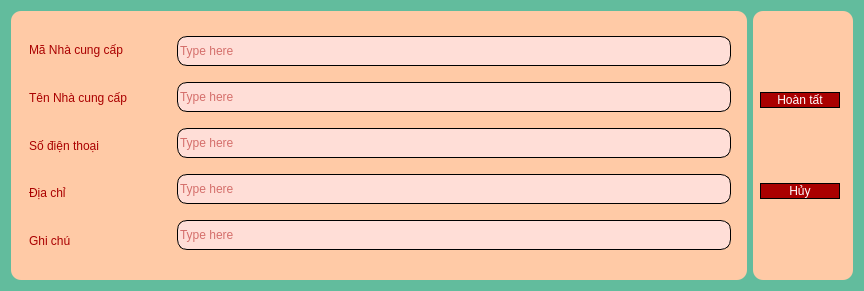
<?xml version="1.0" encoding="UTF-8"?>
<ui version="4.0">
 <class>Dialog</class>
 <widget class="QDialog" name="Dialog">
  <property name="geometry">
   <rect>
    <x>0</x>
    <y>0</y>
    <width>864</width>
    <height>291</height>
   </rect>
  </property>
  <property name="windowTitle">
   <string>Dialog</string>
  </property>
  <property name="styleSheet">
   <string notr="true">font: 87 8pt &quot;Shopee Display Black&quot;;

background-color: rgb(98, 188, 157);</string>
  </property>
  <layout class="QHBoxLayout" name="horizontalLayout">
   <item>
    <widget class="QWidget" name="terrrI" native="true">
     <property name="styleSheet">
      <string notr="true">border-radius: 10px;
background-color: rgb(255, 202, 166);</string>
     </property>
     <layout class="QHBoxLayout" name="horizontalLayout_6">
      <property name="spacing">
       <number>0</number>
      </property>
      <item>
       <widget class="QWidget" name="horizontalWidget_2" native="true">
        <property name="minimumSize">
         <size>
          <width>150</width>
          <height>0</height>
         </size>
        </property>
        <property name="styleSheet">
         <string notr="true">	color: rgb(170, 0, 0);
	font: 87 11pt &quot;Shopee Display Black&quot;;
border-radius: 10px;
background-color: rgb(255, 202, 166);</string>
        </property>
        <layout class="QVBoxLayout" name="verticalLayout_2">
         <item>
          <widget class="QLabel" name="label_5">
           <property name="styleSheet">
            <string notr="true">border-radius: 10px;</string>
           </property>
           <property name="text">
            <string>Mã Nhà cung cấp</string>
           </property>
          </widget>
         </item>
         <item>
          <widget class="QLabel" name="label_10">
           <property name="styleSheet">
            <string notr="true">border-radius: 10px;</string>
           </property>
           <property name="text">
            <string>Tên Nhà cung cấp</string>
           </property>
          </widget>
         </item>
         <item>
          <widget class="QLabel" name="label_8">
           <property name="styleSheet">
            <string notr="true">border-radius: 10px;</string>
           </property>
           <property name="text">
            <string>Số điện thoại</string>
           </property>
          </widget>
         </item>
         <item>
          <widget class="QLabel" name="label_7">
           <property name="styleSheet">
            <string notr="true">border-radius: 10px;</string>
           </property>
           <property name="text">
            <string>Địa chỉ</string>
           </property>
          </widget>
         </item>
         <item>
          <widget class="QLabel" name="label_6">
           <property name="styleSheet">
            <string notr="true">border-radius: 10px;</string>
           </property>
           <property name="text">
            <string>Ghi chú</string>
           </property>
          </widget>
         </item>
        </layout>
       </widget>
      </item>
      <item>
       <widget class="QWidget" name="horizontalWidget" native="true">
        <property name="minimumSize">
         <size>
          <width>150</width>
          <height>0</height>
         </size>
        </property>
        <property name="styleSheet">
         <string notr="true">	color: rgb(170, 0, 0);
	font: 87 11pt &quot;Shopee Display Black&quot;;
border-radius: 10px;
background-color: rgb(255, 202, 166);</string>
        </property>
        <layout class="QVBoxLayout" name="verticalLayout_5">
         <property name="spacing">
          <number>0</number>
         </property>
         <property name="leftMargin">
          <number>7</number>
         </property>
         <property name="topMargin">
          <number>0</number>
         </property>
         <property name="rightMargin">
          <number>7</number>
         </property>
         <property name="bottomMargin">
          <number>0</number>
         </property>
         <item>
          <widget class="QLineEdit" name="EnterNCC_MNCC">
           <property name="minimumSize">
            <size>
             <width>0</width>
             <height>30</height>
            </size>
           </property>
           <property name="styleSheet">
            <string notr="true">
background-color: rgb(255, 222, 215);
color: rgb(170, 0, 0);
border: 1px solid #000000;
border-radius: 10px;
</string>
           </property>
           <property name="text">
            <string/>
           </property>
           <property name="placeholderText">
            <string>Type here</string>
           </property>
          </widget>
         </item>
         <item>
          <widget class="QLineEdit" name="EnterNCC_TenNCC">
           <property name="minimumSize">
            <size>
             <width>0</width>
             <height>30</height>
            </size>
           </property>
           <property name="styleSheet">
            <string notr="true">
background-color: rgb(255, 222, 215);
color: rgb(170, 0, 0);
border: 1px solid #000000;
border-radius: 10px;
</string>
           </property>
           <property name="text">
            <string/>
           </property>
           <property name="placeholderText">
            <string>Type here</string>
           </property>
          </widget>
         </item>
         <item>
          <widget class="QLineEdit" name="EnterNCC_SDT">
           <property name="minimumSize">
            <size>
             <width>0</width>
             <height>30</height>
            </size>
           </property>
           <property name="styleSheet">
            <string notr="true">
background-color: rgb(255, 222, 215);
color: rgb(170, 0, 0);
border: 1px solid #000000;
border-radius: 10px;
</string>
           </property>
           <property name="text">
            <string/>
           </property>
           <property name="placeholderText">
            <string>Type here</string>
           </property>
          </widget>
         </item>
         <item>
          <widget class="QLineEdit" name="EnterNCC_DiaChi">
           <property name="minimumSize">
            <size>
             <width>0</width>
             <height>30</height>
            </size>
           </property>
           <property name="styleSheet">
            <string notr="true">
background-color: rgb(255, 222, 215);
color: rgb(170, 0, 0);
border: 1px solid #000000;
border-radius: 10px;
</string>
           </property>
           <property name="text">
            <string/>
           </property>
           <property name="placeholderText">
            <string>Type here</string>
           </property>
          </widget>
         </item>
         <item>
          <widget class="QLineEdit" name="EnterNCC_GhiChu">
           <property name="minimumSize">
            <size>
             <width>0</width>
             <height>30</height>
            </size>
           </property>
           <property name="styleSheet">
            <string notr="true">
background-color: rgb(255, 222, 215);
color: rgb(170, 0, 0);
border: 1px solid #000000;
border-radius: 10px;
</string>
           </property>
           <property name="text">
            <string/>
           </property>
           <property name="placeholderText">
            <string>Type here</string>
           </property>
          </widget>
         </item>
        </layout>
       </widget>
      </item>
     </layout>
    </widget>
   </item>
   <item alignment="Qt::AlignHCenter">
    <widget class="QWidget" name="horizontalWidget" native="true">
     <property name="minimumSize">
      <size>
       <width>100</width>
       <height>0</height>
      </size>
     </property>
     <property name="styleSheet">
      <string notr="true">	color: rgb(170, 0, 0);
	font: 87 11pt &quot;Shopee Display Black&quot;;
border-radius: 10px;
background-color: rgb(255, 202, 166);</string>
     </property>
     <layout class="QVBoxLayout" name="verticalLayout">
      <property name="spacing">
       <number>0</number>
      </property>
      <property name="leftMargin">
       <number>0</number>
      </property>
      <property name="topMargin">
       <number>6</number>
      </property>
      <property name="rightMargin">
       <number>6</number>
      </property>
      <property name="bottomMargin">
       <number>6</number>
      </property>
      <item alignment="Qt::AlignHCenter">
       <widget class="QPushButton" name="EnterButtonNCC">
        <property name="minimumSize">
         <size>
          <width>80</width>
          <height>0</height>
         </size>
        </property>
        <property name="maximumSize">
         <size>
          <width>80</width>
          <height>16777215</height>
         </size>
        </property>
        <property name="styleSheet">
         <string notr="true">QPushButton {
	font: 81 10pt &quot;Shopee Display ExtBd&quot;;
    border: 1px solid #000000;
    border-radius: 10px;
}

QPushButton {
	background-color:  rgb(170, 0, 0);
	color: rgb(255, 255, 255);
}
QPushButton:hover {
	background-color: rgb(85, 170, 255);
}</string>
        </property>
        <property name="text">
         <string>Hoàn tất</string>
        </property>
       </widget>
      </item>
      <item alignment="Qt::AlignHCenter">
       <widget class="QPushButton" name="ExitButtonNCC">
        <property name="minimumSize">
         <size>
          <width>80</width>
          <height>0</height>
         </size>
        </property>
        <property name="maximumSize">
         <size>
          <width>100</width>
          <height>16777215</height>
         </size>
        </property>
        <property name="styleSheet">
         <string notr="true">QPushButton {
	font: 81 10pt &quot;Shopee Display ExtBd&quot;;
    border: 1px solid #000000;
    border-radius: 10px;
}

QPushButton {
	background-color:  rgb(170, 0, 0);
	color: rgb(255, 255, 255);
}
QPushButton:hover {
	background-color: rgb(85, 170, 255);
}</string>
        </property>
        <property name="text">
         <string>Hủy</string>
        </property>
       </widget>
      </item>
     </layout>
    </widget>
   </item>
  </layout>
 </widget>
 <resources/>
 <connections/>
</ui>
